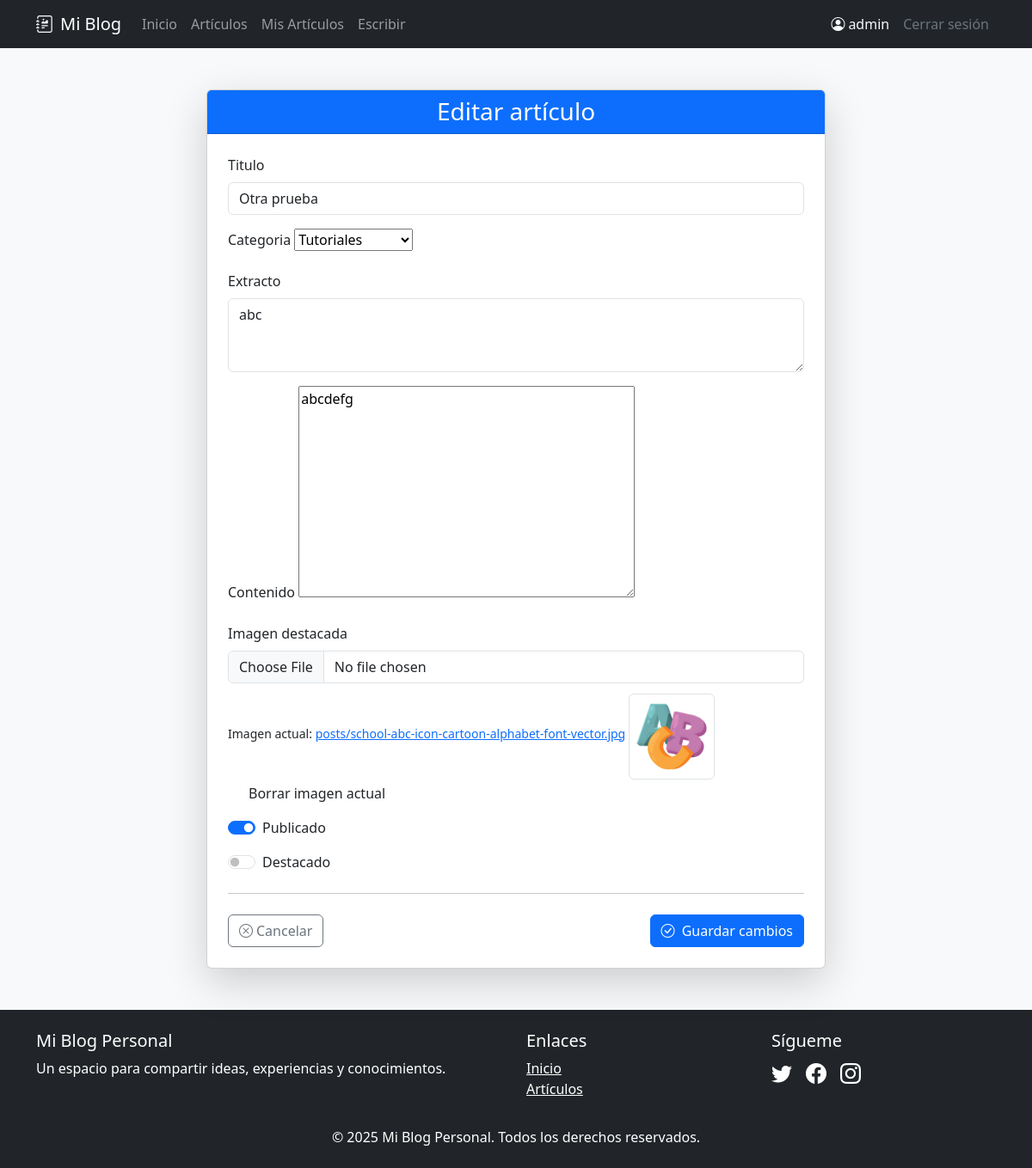
Page /post/otra-prueba/editar/ (signed in) on the committed database.
### app1/models.py (models this page shows, shortened)
class Post(models.Model):
    titulo = models.CharField(max_length=200)
    slug = models.SlugField(unique=True, max_length=200)
    contenido = RichTextField()
    extracto = models.TextField(max_length=300, blank=True)
    fecha_publicacion = models.DateTimeField(auto_now_add=True)
    ultima_modificacion = models.DateTimeField(auto_now=True)
    categoria = models.ForeignKey(Categoria, on_delete=models.CASCADE, related_name='posts')
    autor = models.ForeignKey(User, on_delete=models.CASCADE, related_name='posts')
    imagen_destacada = models.ImageField(upload_to='posts/', blank=True, null=True)
    publicado = models.BooleanField(default=True)
    destacado = models.BooleanField(default=False)
    class Meta:
        ordering = ['-fecha_publicacion']
        verbose_name_plural = "Posts"

### app1/views.py (the view)
# urls.py: path('post/<slug:slug>/editar/', views.editar_post, name='editar_post'),
@login_required
def editar_post(request, slug):
    post = get_object_or_404(Post, slug=slug, autor=request.user)
    if request.method == 'POST':
        form = PostForm(request.POST, request.FILES, instance=post)
        if form.is_valid():
            form.save()
            messages.success(request, '¡Artículo actualizado correctamente!')
            return redirect('app1:detalle_post', slug=post.slug)
    else:
        form = PostForm(instance=post)
    return render(request, 'app1/editar_post.html', {
        'form': form,
        'post': post,
        'titulo_pagina': 'Editar artículo'
    })

### app1/forms.py
class PostForm(forms.ModelForm):
    class Meta:
        model = Post
        fields = ['titulo', 'contenido', 'extracto', 'categoria', 'imagen_destacada', 'publicado', 'destacado']
        widgets = {
            'extracto': forms.Textarea(attrs={'rows': 3}),
        }

### app1/models.py (called while the page is built)
    def __str__(self):
        return self.nombre

### app1/templates/app1/editar_post.html (shortened to what this page needs)
{% extends "app1/base.html" %}
{% load static %}
{% block content %}
<div class="container my-5">
    <div class="row justify-content-center">
        <div class="col-lg-8">
            <div class="card shadow-lg">
                <div class="card-header bg-primary text-white text-center">
                    <h3 class="mb-0">{% if post %}Editar artículo{% else %}Crear nuevo artículo{% endif %}</h3>
                </div>
                <div class="card-body p-4">
                    <form method="POST" enctype="multipart/form-data">
                        <div class="mb-3">
                            <label for="{{ form.titulo.id_for_label }}" class="form-label">{{ form.titulo.label }}</label>
                            <input type="{{ form.titulo.field.widget.input_type }}"
                                   name="{{ form.titulo.name }}"
                                   id="{{ form.titulo.id_for_label }}"
                                   class="form-control {% if form.titulo.errors %}is-invalid{% endif %}"
                                   value="{{ form.titulo.value|default:'' }}"
                                   maxlength="{{ form.titulo.field.max_length }}"
                                   required>
                        </div>
                        <div class="mb-3">
                            <label for="{{ form.categoria.id_for_label }}" class="form-label">{{ form.categoria.label }}</label>
                            {{ form.categoria }}
                        </div>
                        <div class="mb-3">
                            <label for="{{ form.extracto.id_for_label }}" class="form-label">{{ form.extracto.label }}</label>
                            <textarea name="{{ form.extracto.name }}"
                                      id="{{ form.extracto.id_for_label }}"
                                      class="form-control {% if form.extracto.errors %}is-invalid{% endif %}"
                                      rows="3">{{ form.extracto.value|default:'' }}</textarea>
                        </div>
                        <div class="mb-3">
                            <label for="{{ form.contenido.id_for_label }}" class="form-label">{{ form.contenido.label }}</label>
                            {{ form.contenido }}
                        </div>
                        <div class="mb-3">
                            <label for="{{ form.imagen_destacada.id_for_label }}" class="form-label">{{ form.imagen_destacada.label }}</label>
                            <input type="{{ form.imagen_destacada.field.widget.input_type }}"
                                   name="{{ form.imagen_destacada.name }}"
                                   id="{{ form.imagen_destacada.id_for_label }}"
                                   class="form-control {% if form.imagen_destacada.errors %}is-invalid{% endif %}">
                            {% if post.imagen_destacada %}
                            <div class="mt-2">
                                <small>Imagen actual: <a href="{{ post.imagen_destacada.url }}" target="_blank">{{ post.imagen_destacada.name|cut:"post_images/" }}</a></small>
                                <img src="{{ post.imagen_destacada.url }}" alt="{{ post.titulo }}" class="img-thumbnail mt-1" style="max-width: 150px; max-height: 100px;">
                                <div class="form-check mt-1">
                                     {% if form.imagen_destacada.field.widget.template_name == 'django/forms/widgets/clearable_file_input.html' %}
                                        <label for="{{ form.imagen_destacada_clear.id_for_label }}">Borrar imagen actual</label>
                                     {% endif %}
                                </div>
                            </div>
                            {% endif %}
                        </div>
                        <div class="mb-3 form-check form-switch">
                            <input type="checkbox"
                                   name="{{ form.publicado.name }}"
                                   id="{{ form.publicado.id_for_label }}"
                                   class="form-check-input"
                                   {% if form.publicado.value %}checked{% endif %}>
                            <label class="form-check-label" for="{{ form.publicado.id_for_label }}">
                                {{ form.publicado.label }}
                            </label>
                        </div>
                        <div class="mb-4 form-check form-switch">
                             <input type="checkbox"
                                   name="{{ form.destacado.name }}"
                                   id="{{ form.destacado.id_for_label }}"
                                   class="form-check-input"
                                   {% if form.destacado.value %}checked{% endif %}>
                            <label class="form-check-label" for="{{ form.destacado.id_for_label }}">
                                {{ form.destacado.label }}
                            </label>
                        </div>
                        <hr>
                        <div class="d-flex justify-content-between mt-4">
                            <a href="{% if post %}{% url 'app1:detalle_post' post.slug %}{% else %}{% url 'app1:mis_posts' %}{% endif %}" class="btn btn-outline-secondary">
                                <i class="bi bi-x-circle me-1"></i>Cancelar
                            </a>
                            <button type="submit" class="btn btn-primary">
                                <i class="bi bi-check-circle me-1"></i>
                                {% if post %}Guardar cambios{% else %}Crear artículo{% endif %}
                            </button>
                        </div>
                    </form>
                </div>
            </div>
        </div>
    </div>
</div>
{% endblock %}

### app1/templates/app1/base.html (shortened to what this page needs)
<!DOCTYPE html>
<html lang="es">
<head>
    <link href="https://cdn.jsdelivr.net/npm/bootstrap@5.3.0/dist/css/bootstrap.min.css" rel="stylesheet">
    <link rel="stylesheet" href="https://cdn.jsdelivr.net/npm/bootstrap-icons@1.11.0/font/bootstrap-icons.css">
    {% load static %}
    <link rel="stylesheet" href="{% static 'app1/css/styles.css' %}">
</head>
<body>
    <nav class="navbar navbar-expand-lg navbar-dark bg-dark mb-4">
        <div class="container">
            <a class="navbar-brand" href="{% url 'app1:home' %}">
                <i class="bi bi-journal-richtext me-2"></i>Mi Blog
            </a>
            <div class="collapse navbar-collapse" id="navbarNav">
                <ul class="navbar-nav me-auto">
                    <li class="nav-item">
                        <a class="nav-link" href="{% url 'app1:home' %}">Inicio</a>
                    </li>
                    <li class="nav-item">
                        <a class="nav-link" href="{% url 'app1:lista_posts' %}">Artículos</a>
                    </li>
                    {% if user.is_authenticated %}
                    <li class="nav-item">
                        <a class="nav-link" href="{% url 'app1:mis_posts' %}">Mis Artículos</a>
                    </li>
                    <li class="nav-item">
                        <a class="nav-link" href="{% url 'app1:nuevo_post' %}">Escribir</a>
                    </li>
                    {% endif %}
                </ul>
                <div class="navbar-nav">
                    {% if user.is_authenticated %}
                    <span class="nav-item nav-link text-light">
                        <i class="bi bi-person-circle me-1"></i>{{ user.username }}
                    </span>
                    <form method="post" action="{% url 'logout' %}" class="d-inline">
                        <button type="submit" class="nav-link btn btn-link text-secondary">Cerrar sesión</button>
                    </form>
                    {% else %}
                    <a class="nav-link" href="{% url 'login' %}">Iniciar sesión</a>
                    <a class="nav-link" href="{% url 'register' %}">Registrarse</a>
                    {% endif %}
                </div>
            </div>
        </div>
    </nav>
    <div class="container">
        {% block content %}
        {% endblock %}
    </div>
    <footer class="mt-5 py-4 bg-dark text-white">
        <div class="container">
            <div class="row">
                <div class="col-md-6">
                    <h5>Mi Blog Personal</h5>
                    <p>Un espacio para compartir ideas, experiencias y conocimientos.</p>
                </div>
                <div class="col-md-3">
                    <h5>Enlaces</h5>
                    <ul class="list-unstyled">
                        <li><a href="{% url 'app1:home' %}" class="text-white">Inicio</a></li>
                        <li><a href="{% url 'app1:lista_posts' %}" class="text-white">Artículos</a></li>
                    </ul>
                </div>
                <div class="col-md-3">
                    <h5>Sígueme</h5>
                    <div class="d-flex gap-3 fs-4">
                        <a href="#" class="text-white"><i class="bi bi-twitter"></i></a>
                        <a href="#" class="text-white"><i class="bi bi-facebook"></i></a>
                        <a href="#" class="text-white"><i class="bi bi-instagram"></i></a>
                    </div>
                </div>
            </div>
            <div class="text-center mt-3">
                <p class="mb-0">© {% now "Y" %} Mi Blog Personal. Todos los derechos reservados.</p>
            </div>
        </div>
    </footer>
</body>
</html>

### app1/static/app1/css/styles.css (style rules this page uses)
body { background-color: #f8f9fa; color: #333; }

### rows in the picture
Post: titulo "Otra prueba", categoria "Tutoriales", extracto "abc", contenido "abcdefg", imagen_destacada.name "posts/school-abc-icon-cartoon-alphabet-font-vector.jpg", imagen_destacada (picture)

### other values in the picture
{{ user.username }} "admin"
